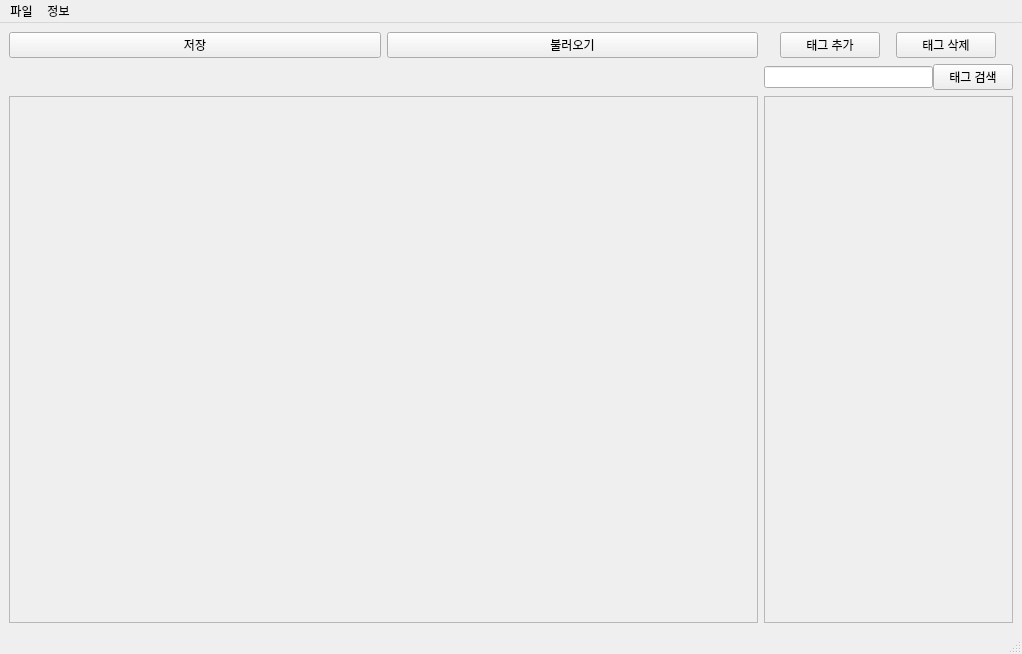
<?xml version="1.0" encoding="UTF-8"?>
<ui version="4.0">
 <class>MainWindow</class>
 <widget class="QMainWindow" name="MainWindow">
  <property name="geometry">
   <rect>
    <x>0</x>
    <y>0</y>
    <width>1022</width>
    <height>654</height>
   </rect>
  </property>
  <property name="sizePolicy">
   <sizepolicy hsizetype="Preferred" vsizetype="Preferred">
    <horstretch>0</horstretch>
    <verstretch>0</verstretch>
   </sizepolicy>
  </property>
  <property name="windowTitle">
   <string>MainWindow</string>
  </property>
  <property name="windowOpacity">
   <double>1.000000000000000</double>
  </property>
  <widget class="QWidget" name="centralwidget">
   <layout class="QGridLayout" name="gridLayout" columnstretch="3,1">
    <item row="0" column="0">
     <layout class="QHBoxLayout" name="horizontalLayout_2">
      <item>
       <widget class="QPushButton" name="button_save">
        <property name="text">
         <string>저장</string>
        </property>
       </widget>
      </item>
      <item>
       <widget class="QPushButton" name="button_load">
        <property name="text">
         <string>불러오기</string>
        </property>
       </widget>
      </item>
     </layout>
    </item>
    <item row="0" column="1">
     <layout class="QHBoxLayout" name="horizontalLayout">
      <property name="spacing">
       <number>0</number>
      </property>
      <item>
       <widget class="QPushButton" name="button_add_tag">
        <property name="maximumSize">
         <size>
          <width>100</width>
          <height>16777215</height>
         </size>
        </property>
        <property name="text">
         <string>태그 추가</string>
        </property>
       </widget>
      </item>
      <item>
       <widget class="QPushButton" name="button_delete_tag">
        <property name="maximumSize">
         <size>
          <width>100</width>
          <height>16777215</height>
         </size>
        </property>
        <property name="text">
         <string>태그 삭제</string>
        </property>
       </widget>
      </item>
     </layout>
    </item>
    <item row="2" column="1">
     <widget class="QScrollArea" name="scrollArea_2">
      <property name="maximumSize">
       <size>
        <width>16777215</width>
        <height>16777215</height>
       </size>
      </property>
      <property name="widgetResizable">
       <bool>true</bool>
      </property>
      <widget class="QWidget" name="scrollAreaWidgetContents_2">
       <property name="geometry">
        <rect>
         <x>0</x>
         <y>0</y>
         <width>247</width>
         <height>531</height>
        </rect>
       </property>
      </widget>
     </widget>
    </item>
    <item row="2" column="0">
     <widget class="QScrollArea" name="scrollArea">
      <property name="minimumSize">
       <size>
        <width>0</width>
        <height>0</height>
       </size>
      </property>
      <property name="widgetResizable">
       <bool>true</bool>
      </property>
      <widget class="QWidget" name="scrollAreaWidgetContents">
       <property name="geometry">
        <rect>
         <x>0</x>
         <y>0</y>
         <width>747</width>
         <height>531</height>
        </rect>
       </property>
      </widget>
     </widget>
    </item>
    <item row="1" column="1">
     <layout class="QHBoxLayout" name="horizontalLayout_3">
      <property name="spacing">
       <number>0</number>
      </property>
      <item>
       <widget class="QLineEdit" name="lineEdit">
        <property name="maximumSize">
         <size>
          <width>200</width>
          <height>16777215</height>
         </size>
        </property>
       </widget>
      </item>
      <item>
       <widget class="QPushButton" name="button_search_tag">
        <property name="maximumSize">
         <size>
          <width>100</width>
          <height>16777215</height>
         </size>
        </property>
        <property name="text">
         <string>태그 검색</string>
        </property>
       </widget>
      </item>
     </layout>
    </item>
   </layout>
  </widget>
  <widget class="QMenuBar" name="menubar">
   <property name="geometry">
    <rect>
     <x>0</x>
     <y>0</y>
     <width>1022</width>
     <height>21</height>
    </rect>
   </property>
   <property name="defaultUp">
    <bool>false</bool>
   </property>
   <property name="nativeMenuBar">
    <bool>false</bool>
   </property>
   <widget class="QMenu" name="menu">
    <property name="title">
     <string>파일</string>
    </property>
    <addaction name="menu_select_root"/>
   </widget>
   <widget class="QMenu" name="menu_2">
    <property name="title">
     <string>정보</string>
    </property>
    <addaction name="menu_info"/>
    <addaction name="menu_update"/>
   </widget>
   <addaction name="menu"/>
   <addaction name="menu_2"/>
  </widget>
  <widget class="QStatusBar" name="statusbar"/>
  <action name="menu_info">
   <property name="text">
    <string>프로그램 정보</string>
   </property>
  </action>
  <action name="menu_select_root">
   <property name="text">
    <string>폴더 선택</string>
   </property>
  </action>
  <action name="menu_update">
   <property name="text">
    <string>업데이트 확인</string>
   </property>
  </action>
 </widget>
 <resources/>
 <connections/>
</ui>
